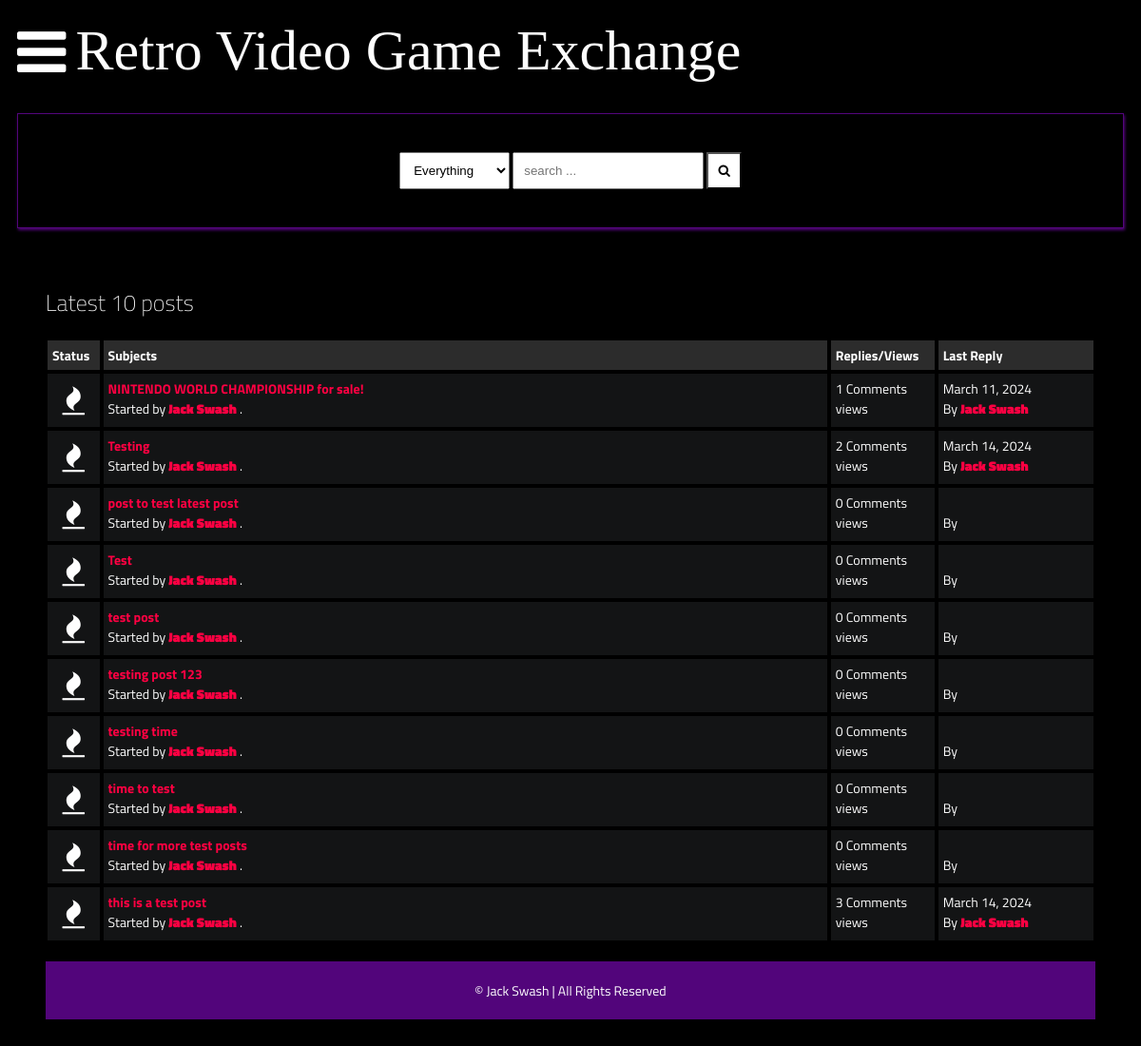
Page /latest_posts on the committed database.
### main/models.py (models this page shows, shortened)
class Post(models.Model):
    title = models.CharField(max_length=400)
    slug = models.SlugField(max_length=400, unique=True, blank=True)
    user = models.ForeignKey(Author, on_delete=models.CASCADE)
    content = HTMLField()
    categories = models.ManyToManyField(Category)
    date = models.DateTimeField(auto_now_add=True)
    approved = models.BooleanField(default=False)
    hit_count_generic = GenericRelation (HitCount, object_id_field='object_pk',
        related_query_name='hit_count_generic_relation'
    )
    tags = TaggableManager()
    comments = models.ManyToManyField(Comment, blank=True)
    closed = models.BooleanField(default=False)
    state = models.CharField(max_length=40, default="zero")
    def get_url(self):
        return reverse("detail", kwargs={
            "slug":self.slug
        })
    @property
    def num_comments(self):
        return self.comments.count()
    @property
    def last_reply(self):
        return self.comments.latest("date")

class Author(models.Model):
    user = models.ForeignKey(User, on_delete=models.CASCADE)
    fullname = models.CharField(max_length=40, blank=True)
    slug = models.SlugField(max_length=400, unique=True, blank=True)
    bio = HTMLField()
    points = models.IntegerField(default=0)
    profile_pic = ResizedImageField(size=[50,80], quality=100, upload_to="authors", default=None, null=True, blank=True)

class Comment(models.Model):
    user = models.ForeignKey(Author, on_delete=models.CASCADE)
    content = models.TextField()
    date = models.DateTimeField(auto_now_add=True)
    replies = models.ManyToManyField(Reply, blank=True)

### main/views.py (the view)
# urls.py: path("latest_posts", latest_posts, name="latest_posts"),
def latest_posts(request):
    posts = Post.objects.all().filter(approved=True)[:10]
    context = {
        "posts":posts,
        "title": "RetroVideoGameExchange: Latest 10 Posts"
    }
    return render(request, "latest_posts.html", context)

### templates/latest_posts.html
{% extends 'base.html' %}
{% load hitcount_tags %}
{% block content %}
    <div class="container">
        <div class="navigate">
            <span>Latest 10 posts</span>
        </div>
        <div class="posts-table">
            <div class="table-head">
                <div class="status">Status</div>
                <div class="subjects">Subjects</div>
                <div class="replies">Replies/Views</div>
                <div class="last-reply">Last Reply</div>
            </div>
            {% for post in posts %}
            <div class="table-row">
                <div class="status"><i class="fa fa-fire"></i></div>
                <div class="subjects">
                    <a href="{{post.get_url}}">{{post.title}}</a>
                    <br>
                    <span>Started by <b><a href="">{{post.user.fullname|title}}</a></b> .</span>
                </div>
                <div class="replies">
                    {{post.num_comments}} Comments <br> {% get_hit_count for post %} views
                </div>
                <div class="last-reply">
                    {{post.last_reply.date|date}}
                    <br>By <b><a href="">{{post.last_reply.user.fullname|title}}</a></b>
                </div>
            </div>
            {% endfor%}
        </div>
    {% endblock content %}

### static/style.css (style rules this page uses)
* { box-sizing: border-box; }
html { font-size: 14px; font-family: 'Titillium Web', sans-serif; background-color:rgb(0,0,0); color:#FEFEFE; }
a { color:#FF0042; font-weight: bolder; text-decoration: none; }
.container { margin: 20px; padding: 20px; }
.table-head { display: flex; }
.table-head div { padding: 5px; margin: 2px; background-color: #2C2C2C; font-weight: bold; }
.table-head .status { flex: 5%; }
.table-head .subjects { flex: 70%; }
.table-head .replies { flex: 10%; }
.table-head .last-reply { flex: 15%; }
.table-row { display: flex; }
.table-row .status, .table-row .subjects, .table-row .replies, .table-row .last-reply { padding: 5px; margin: 2px; background-color: #131415; }
.table-row .status { flex: 5%; font-size: 30px; text-align: center; }
.table-row .subjects { flex: 70%; }
.table-row .replies { flex: 10%; }
.table-row .last-reply { flex: 15%; }
.navigate { margin-block: 20px; font-weight: lighter; font-size: 24px; }

### rows in the picture
Post: title "NINTENDO WORLD CHAMPIONSHIP for sale!", user.fullname "Jack Swash", num_comments "1", last_reply "March 11, 2024", last_reply.user.fullname "Jack Swash"
Post: title "Testing", user.fullname "Jack Swash", num_comments "2", last_reply "March 14, 2024", last_reply.user.fullname "Jack Swash"
Post: title "post to test latest post", user.fullname "Jack Swash", num_comments "0"
Post: title "Test", user.fullname "Jack Swash", num_comments "0"
Post: title "test post", user.fullname "Jack Swash", num_comments "0"
Post: title "testing post 123", user.fullname "Jack Swash", num_comments "0"
Post: title "testing time", user.fullname "Jack Swash", num_comments "0"
Post: title "time to test", user.fullname "Jack Swash", num_comments "0"
Post: title "time for more test posts", user.fullname "Jack Swash", num_comments "0"
Post: title "this is a test post", user.fullname "Jack Swash", num_comments "3", last_reply "March 14, 2024", last_reply.user.fullname "Jack Swash"
